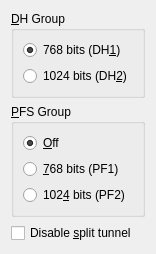
<?xml version="1.0" encoding="UTF-8"?>
<ui version="4.0">
 <class>NovellVpnAdvancedWidget</class>
 <widget class="QWidget" name="NovellVpnAdvancedWidget">
  <property name="geometry">
   <rect>
    <x>0</x>
    <y>0</y>
    <width>156</width>
    <height>244</height>
   </rect>
  </property>
  <property name="windowTitle">
   <string>Form</string>
  </property>
  <layout class="QVBoxLayout" name="verticalLayout_2">
   <item>
    <widget class="QGroupBox" name="groupBox">
     <property name="title">
      <string>&amp;DH Group</string>
     </property>
     <layout class="QVBoxLayout" name="verticalLayout">
      <item>
       <widget class="QRadioButton" name="rbDh1">
        <property name="text">
         <string>768 bits (DH&amp;1)</string>
        </property>
        <property name="checked">
         <bool>true</bool>
        </property>
       </widget>
      </item>
      <item>
       <widget class="QRadioButton" name="rbDh2">
        <property name="text">
         <string>1024 bits (DH&amp;2)</string>
        </property>
       </widget>
      </item>
     </layout>
    </widget>
   </item>
   <item>
    <widget class="QGroupBox" name="groupBox_2">
     <property name="title">
      <string>&amp;PFS Group</string>
     </property>
     <layout class="QVBoxLayout" name="verticalLayout_3">
      <item>
       <widget class="QRadioButton" name="rbPfOff">
        <property name="text">
         <string>&amp;Off</string>
        </property>
        <property name="checked">
         <bool>true</bool>
        </property>
       </widget>
      </item>
      <item>
       <widget class="QRadioButton" name="rbPf1">
        <property name="text">
         <string>&amp;768 bits (PF1)</string>
        </property>
       </widget>
      </item>
      <item>
       <widget class="QRadioButton" name="rbPf2">
        <property name="text">
         <string>102&amp;4 bits (PF2)</string>
        </property>
       </widget>
      </item>
     </layout>
    </widget>
   </item>
   <item>
    <widget class="QCheckBox" name="cbDisableSplit">
     <property name="text">
      <string>Disable &amp;split tunnel</string>
     </property>
    </widget>
   </item>
  </layout>
 </widget>
 <resources/>
 <connections/>
</ui>
